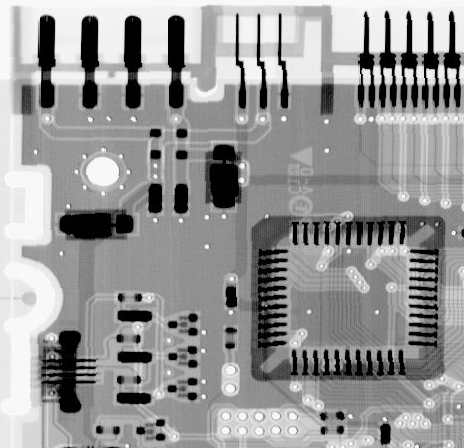
#> input picture Mean Filters/board.tif, 464 x 448 px
$ jupyter execute Mean_Filter.ipynb
#> lines starting #> are read from the running program, lines starting #| are printed output that depends on the picture
## Importing Libraries

[cell 1]
import cv2
import numpy as np
import matplotlib.pyplot as plt
from scipy.stats.mstats import gmean
from statistics import harmonic_mean

## Original Image

[cell 2]
# circuit board with gaussian noise
board = cv2.imread('board.tif')
#> board is the input picture: shape (448, 464, 3); min 0, max 255, mean 150.8
board = cv2.cvtColor(board, cv2.COLOR_BGR2GRAY)
#> board: shape (448, 464)

board_gaussnoise = cv2.imread('board_gauss.tif')
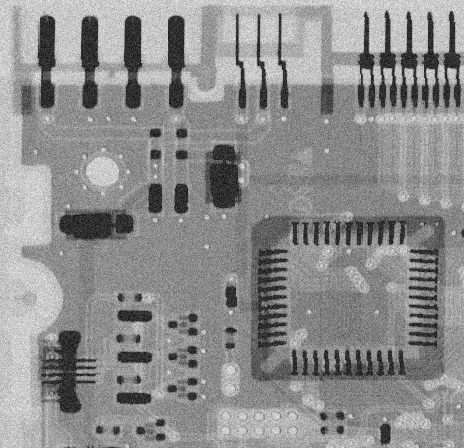
#> input picture Mean Filters/board_gauss.tif, 464 x 448 px
#> board_gaussnoise is the input picture: shape (448, 464, 3); min 0, max 255, mean 141.7
board_gaussnoise = cv2.cvtColor(board_gaussnoise, cv2.COLOR_BGR2GRAY)
#> board_gaussnoise: shape (448, 464)

plt.figure(figsize=(10, 10), constrained_layout=False)

plt.subplot(1, 3, 1)
plt.imshow(board, 'gray')
plt.title('Original Image')
plt.axis('off')

plt.subplot(1, 3, 2)
plt.imshow(board_gaussnoise, 'gray')
plt.title('Gauss Corrupted Board')
plt.axis('off')
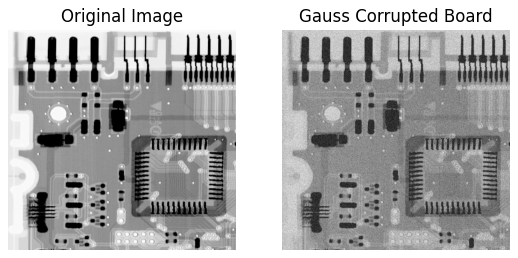
#> figure drawn by matplotlib, 2 panels

## Arithmetic Mean Filter

[cell 3]
def arithmeticMean(input_image, windowSize = 3):

  # allocating memory for output image
#> called with windowSize = 3
  output = np.zeros((input_image.shape[0], input_image.shape[1]))

  # padding the input image
  input_padded = np.pad(input_image, (1, 1))
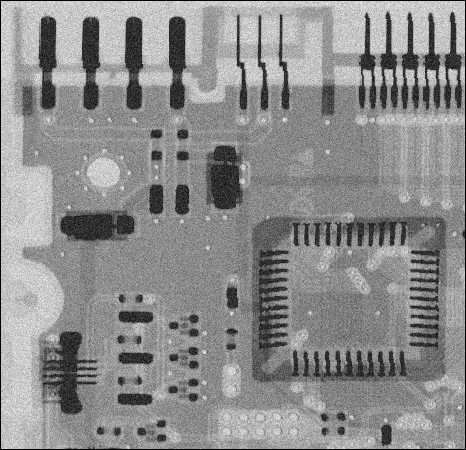
#> input_padded: shape (450, 466); min 0, max 255, mean 140.4

  # iterating through the image
  for i in range(input_padded.shape[0] - (windowSize - 1)):
    for j in range(input_padded.shape[1] - (windowSize - 1)):
      output[i, j] = np.mean(input_padded[i: i + windowSize, j: j + windowSize])
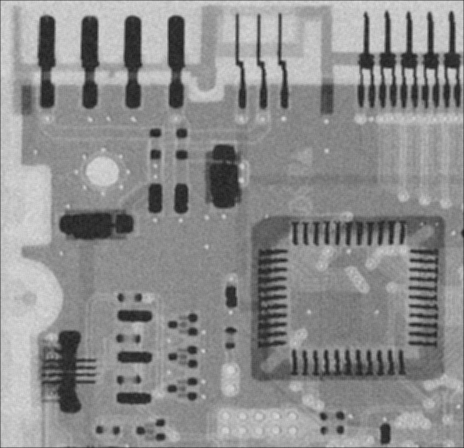
#> output: shape (448, 464) float64; min 27.22, max 222.8, mean 141.1

  return output

# calling the function
board_arithmeticMean = arithmeticMean(board_gaussnoise, 3)
plt.subplot(1, 2, 1), plt.imshow(board_gaussnoise, 'gray'), plt.title('Corrupted Image'), plt.axis('off')
plt.subplot(1, 2, 2), plt.imshow(board_arithmeticMean, 'gray'), plt.title('Arithmetic Mean Filter'), plt.axis('off')

## Geometric Mean Filter

[cell 4]
def geometricMean(input_image, windowSize = 3):

  # allocating memory for the output image
#> called with windowSize = 3
  output = np.zeros((input_image.shape[0], input_image.shape[1]))

  # padding the input image
  input_padded = np.pad(input_image, (1, 1))

  # iterating through the image
  for i in range(input_padded.shape[0] - (windowSize - 1)):
    for j in range(input_padded.shape[1] - (windowSize - 1)):
      output[i, j] = gmean(input_padded[i: i + windowSize, j: j + windowSize].ravel())
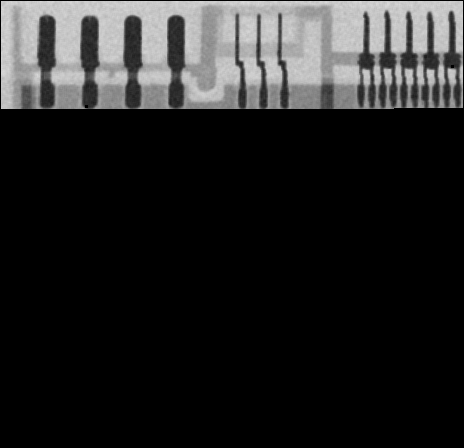
#> output: shape (448, 464) float64; min 0, max 219.4, mean 35.8

  return output

# calling the function
board_geometricMean = geometricMean(board_gaussnoise, 3)
plt.subplot(1, 2, 1), plt.imshow(board_gaussnoise, 'gray'), plt.title('Corrupted Image'), plt.axis('off')
plt.subplot(1, 2, 2), plt.imshow(board_geometricMean, 'gray'), plt.title('Geometric Mean Filter'), plt.axis('off')
